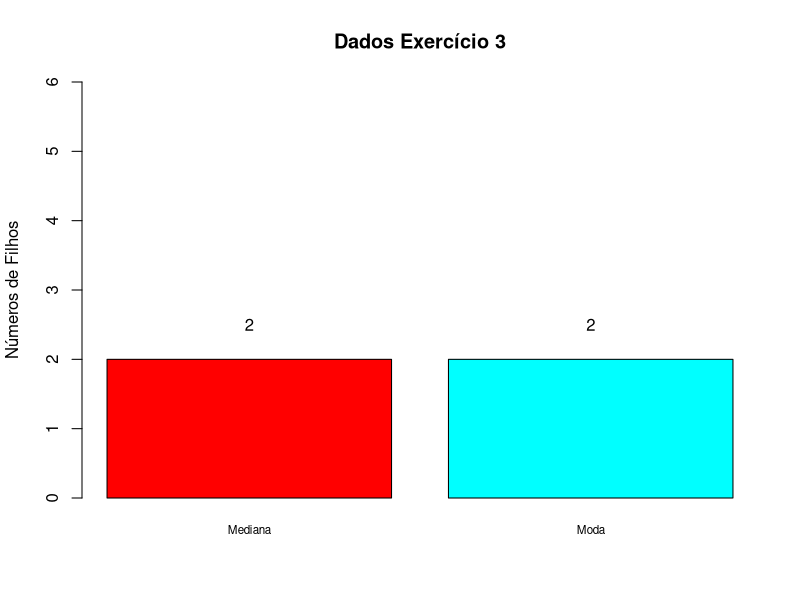

The R script that drew this image:
if(!("readxl") %in% installed.packages()) install.packages("readxl")

library(readxl)
teste <- c(rep(0,17),rep(1,20),rep(2,28),rep(3,19),rep(4,7),rep(5,4),rep(6,5))

teste
frequencia <- as.matrix(table(teste))
frequencia
media <- mean(teste)
media
mediana <- median(teste)
mediana
#medianation.
getmode <- function(v) {
  uniqv <- unique(v)
  uniqv[which.max(tabulate(match(v, uniqv)))]
}
moda <- getmode(teste)
moda
dados <- c(mediana,moda)
help(barplot)
pdf("./gráficos/exerc3.pdf")
legenda <- as.matrix(c("Mediana","Moda"))
plot <- barplot(ylim=c(0,6),space=0.2,cex.names=0.7, dados,ylab ="Números de Filhos" , main="Dados Exercício 3", names.arg =legenda,col=rainbow(2))
text(plot,dados+0.5, labels= as.character(dados))
dev.off()

